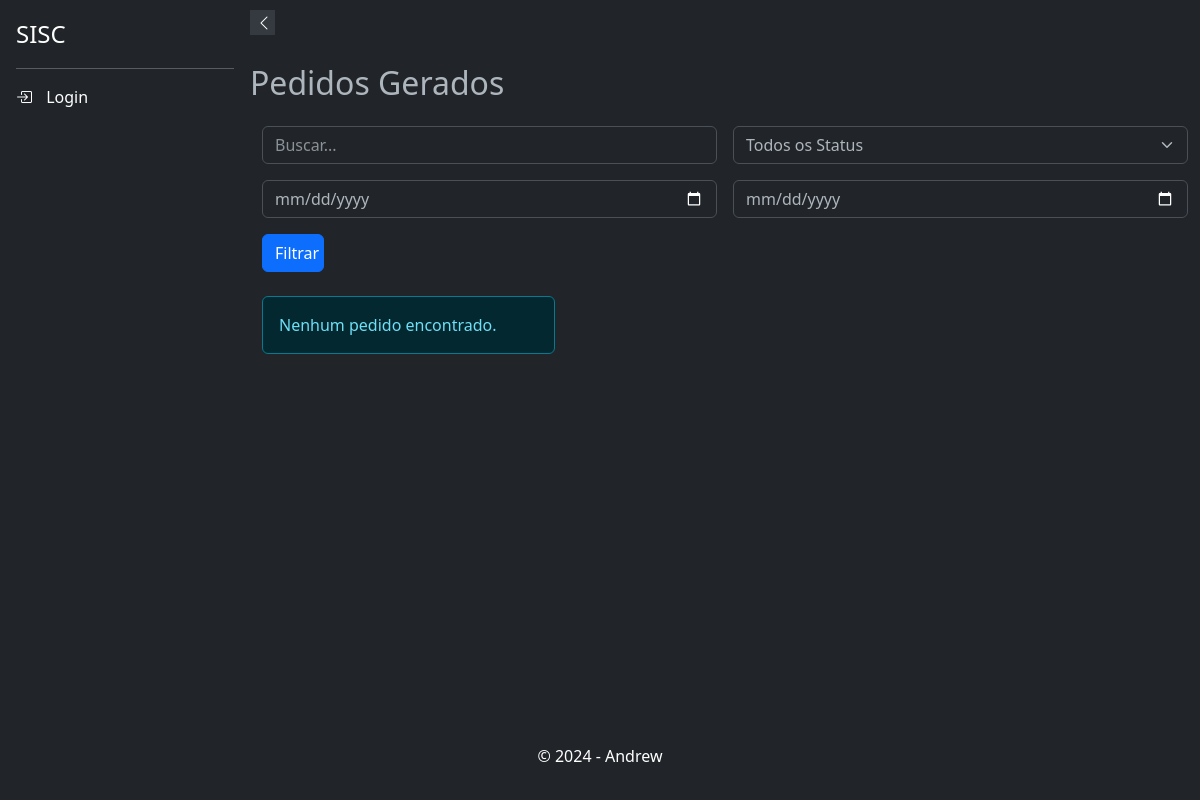
The page /respostas/pedidos/ on the database as committed earlier.
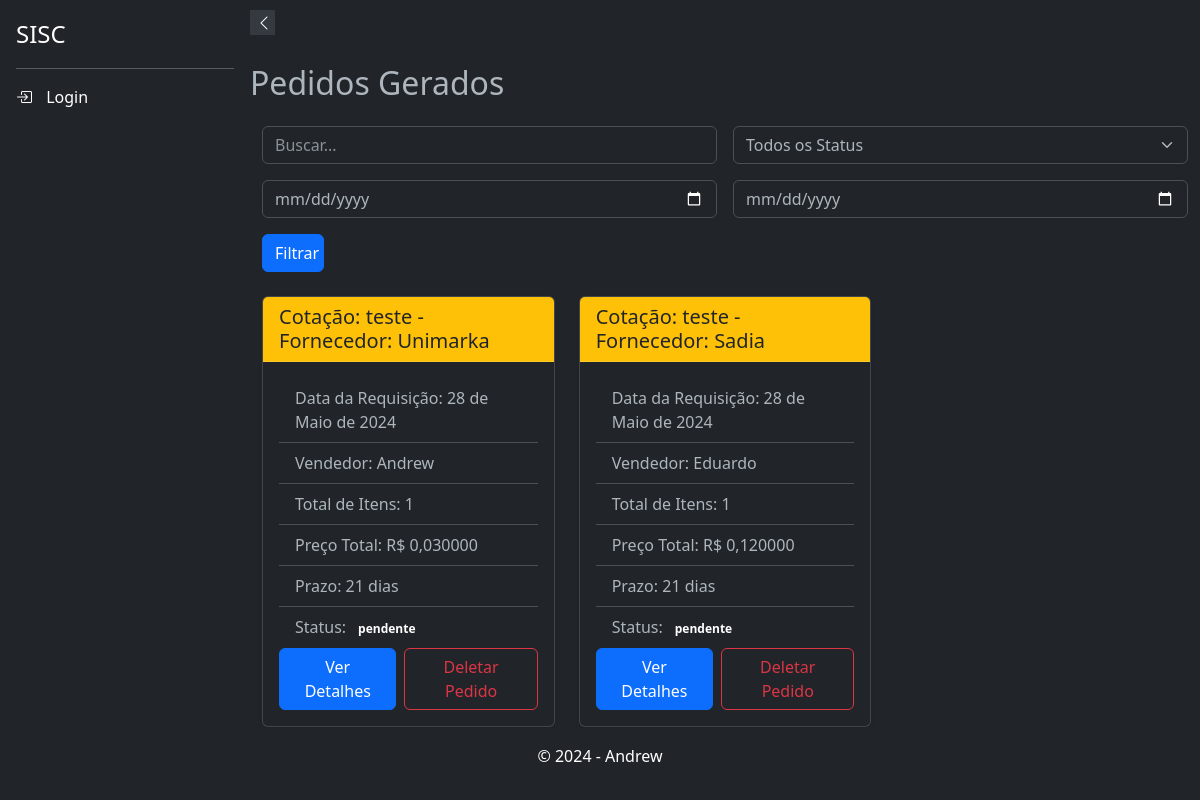
The same page on the database as committed later.
### respostas/models.py (models this page shows, shortened)
class PedidoAgrupado(models.Model):
    fornecedor = models.ForeignKey(Supplier, on_delete=models.CASCADE, verbose_name="Fornecedor")
    cotacao = models.ForeignKey(Cotacao, on_delete=models.CASCADE)
    data_requisicao = models.DateField(verbose_name="Data da Requisição")
    status = models.CharField(max_length=50, choices=[
        ('pendente', 'Pendente'),
        ('concluido', 'Concluído'),
        ('cancelado', 'Cancelado'),
    ], default='pendente', verbose_name="Status do Pedido")
    usuario_criador = models.ForeignKey(settings.AUTH_USER_MODEL, on_delete=models.SET_NULL, null=True)
    @property
    def total_itens(self):
        return self.pedidos.count()
    @property
    def preco_total(self):
        return sum(item.preco * item.quantidade for item in self.pedidos.all())

class Pedido(models.Model):
    produto = models.ForeignKey(Product, on_delete=models.CASCADE, verbose_name="Produto")
    quantidade = models.DecimalField(max_digits=10, decimal_places=3, verbose_name="Quantidade")
    tipo_volume = models.CharField(max_length=50, choices=Product.UNIDADE_CHOICES, verbose_name="Tipo de Volume")
    preco = models.DecimalField(max_digits=10, decimal_places=3, verbose_name="Preço")
    observacoes = models.TextField(blank=True, null=True, verbose_name="Observações")
    pedido_agrupado = models.ForeignKey(PedidoAgrupado, related_name='pedidos', on_delete=models.CASCADE, verbose_name="Pedido Agrupado", null=True, default=None)
    class Meta:
        verbose_name = "Pedido"
        verbose_name_plural = "Pedidos"

### cotacao/models.py (models this page shows, shortened)
class Cotacao(models.Model):
    uuid = models.UUIDField(default=uuid.uuid4, editable=False, unique=True)
    nome = models.CharField(max_length=200)
    departamento = models.ForeignKey(Departamento, on_delete=models.SET_NULL, null=True )
    usuario_criador = models.ForeignKey(settings.AUTH_USER_MODEL, on_delete=models.CASCADE, related_name='cotacoes_criadas', null=True, )
    data_abertura = models.DateField()
    data_fechamento = models.DateField()
    status = models.CharField(max_length=10, default='ativo', choices=[('ativo', 'Aberto'), ('inativo', 'Fechado')])
    prazo = models.IntegerField(
                                    choices=[(0, 'à vista'), (7, '7 dias'), (14, '14 dias'), (21, '21 dias'), (28, '28 dias')],
                                    default=21,
                                    help_text='Prazo para os produtos'
                                    )
    class Meta:
        verbose_name = _('Cotação')
        verbose_name_plural = _('Cotações')
        ordering = ['data_abertura']
        indexes = [
            models.Index(fields=['departamento']),
            models.Index(fields=['status']),
            models.Index(fields=['data_abertura']),
        ]

### suppliers/models.py (models this page shows, shortened)
class Supplier(models.Model): # Modelo de fornecedor
    user = models.ForeignKey(settings.AUTH_USER_MODEL, on_delete=models.CASCADE, blank=True, null=True)
    name = models.CharField(max_length=255)
    email = models.EmailField(unique=True)
    phone_regex = RegexValidator(regex=r'^\+?\d{10,15}$', message="Número de telefone no formato: '+999999999'. Até 15 dígitos.", )
    phone = models.CharField(validators=[phone_regex], max_length=17, blank=True)
    company = models.CharField(max_length=255, null=True, blank=True)
    cnpj = models.CharField(max_length=18, unique=True, validators=[validate_cnpj], null=True, blank=True)
    active = models.BooleanField(default=True, verbose_name="Ativo")
    address_line_1 = models.CharField("Endereço", max_length=255, null=True, blank=True)
    address_line_2 = models.CharField("Complemento", max_length=255, null=True, blank=True)
    city = models.CharField("Cidade", max_length=100, null=True, blank=True)
    state = models.CharField("Estado", max_length=50, null=True, blank=True)
    zip_code = models.CharField("CEP", max_length=10, null=True, blank=True)
    minimum_order_value = models.DecimalField("Valor Mínimo para Pedido", max_digits=10, decimal_places=3, validators=[MinValueValidator(0)], null=True, blank=True)
    order_response_deadline = models.TimeField("Prazo de Resposta para Pedidos", null=True, blank=True)
    departments = models.ManyToManyField('products.Departamento', related_name='suppliers', blank=True)
    categories = models.ManyToManyField(Category, blank=True, verbose_name="Categorias")
    subcategories = models.ManyToManyField(Subcategory, blank=True, verbose_name="Subcategorias")
    brands = models.ManyToManyField(Brand,  blank=True, verbose_name="Marcas")
    created_at = models.DateTimeField(auto_now_add=False, default=datetime.datetime.now, null=True, blank=True)
    updated_at = models.DateTimeField(auto_now=True, verbose_name="Atualizado em")
    deleted = models.BooleanField(default=False)
    holiday_cover_name = models.CharField("Nome do Fornecedor de Férias", max_length=255, null=True, blank=True)
    holiday_cover_email = models.EmailField("Email do Fornecedor de Férias", null=True, blank=True)
    holiday_cover_phone = models.CharField("Telefone do Fornecedor de Férias", validators=[phone_regex], max_length=17, blank=True, null=True)
    observation = models.TextField("Observação", null=True, blank=True)
    delivery_days = models.TextField("Dias de Entrega", blank=True, null=True)
    quality_rating = models.IntegerField(default=0, blank=True, null=True)
    delivery_time_rating = models.IntegerField(default=0, blank=True, null=True)
    price_rating = models.IntegerField(default=0, blank=True, null=True)
    reliability_rating = models.IntegerField(default=0, blank=True, null=True)
    flexibility_rating = models.IntegerField(default=0, blank=True, null=True)
    partnership_rating = models.IntegerField(default=0, blank=True, null=True)
    comments = models.TextField("Comentários", max_length=100, blank=True, null=True)
    class Meta: # Meta informações do modelo
        ordering = ['name'] # Ordem padrão de exibição dos registros

### respostas/views.py (the view)
# urls.py: path('pedidos/', ListarPedidosView.as_view(), name='listar_pedidos'),
class ListarPedidosView(ListView):
    model = PedidoAgrupado
    template_name = 'respostas/listar_pedidos.html'
    context_object_name = 'pedidos_agrupados'
    def get_queryset(self):
        queryset = super().get_queryset()
        query = self.request.GET.get('q')
        status = self.request.GET.get('status')
        start_date = self.request.GET.get('start_date')
        end_date = self.request.GET.get('end_date')
        if query:
            queryset = queryset.filter(
                Q(cotacao__nome__icontains=query) |
                Q(fornecedor__name__icontains=query) |
                Q(fornecedor__company__name__icontains=query)
            )
        if status:
            queryset = queryset.filter(status=status)
        if start_date and end_date:
            start_date = timezone.make_aware(datetime.datetime.strptime(start_date, '%Y-%m-%d'))
            end_date = timezone.make_aware(datetime.datetime.strptime(end_date, '%Y-%m-%d'))
            queryset = queryset.filter(data_requisicao__range=(start_date, end_date))
        return queryset

### respostas/templates/respostas/listar_pedidos.html (shortened to what this page needs)
{% extends 'base.html' %}
{% block content %}
<h2 class="my-4">Pedidos Gerados</h2>
<div class="container mb-4">
    <form method="get" class="row g-3">
      <div class="col-md-6">
        <input type="text" name="q" class="form-control" placeholder="Buscar..." value="{{ request.GET.q }}">
      </div>
      <div class="col-md-6">
        <select name="status" class="form-select">
          <option value="">Todos os Status</option>
        </select>
      </div>
      <div class="col-md-6">
        <input type="date" name="start_date" class="form-control" placeholder="Data Início" value="{{ request.GET.start_date }}">
      </div>
      <div class="col-md-6">
        <input type="date" name="end_date" class="form-control" placeholder="Data Fim" value="{{ request.GET.end_date }}">
      </div>
      <div class="col-md-1">
        <button type="submit" class="btn btn-primary w-100">Filtrar</button>
      </div>
    </form>
  </div>
<div class="container">
    <div class="row row-cols-1 row-cols-sm-2 row-cols-md-3 g-4">
      {% for pedido_agrupado in pedidos_agrupados %}
      <div class="col">
        <div class="card shadow-sm" style="height: 100%;">
            <div class="card-header
            {% if pedido_agrupado.status == 'Concluído' %}bg-success text-white
            {% elif pedido_agrupado.status == 'Cancelado' %}bg-danger text-white
            {% else %}bg-warning text-dark
            {% endif %}
          ">
            <h5 class="card-title mb-0">Cotação: {{ pedido_agrupado.cotacao.nome }} - Fornecedor: {{ pedido_agrupado.fornecedor.company }}</h5>
          </div>
          <div class="card-body d-flex flex-column">
            <ul class="list-group list-group-flush flex-grow-1">
              <li class="list-group-item">Data da Requisição: {{ pedido_agrupado.data_requisicao }}</li>
              <li class="list-group-item">Vendedor: {{ pedido_agrupado.fornecedor.name }}</li>
              <li class="list-group-item">Total de Itens: {{ pedido_agrupado.total_itens }}</li>
              <li class="list-group-item">Preço Total: R$ {{ pedido_agrupado.preco_total }}</li>
              <li class="list-group-item">Prazo: {{ pedido_agrupado.cotacao.prazo }} dias</li>
              <li class="list-group-item">
                Status:
                <span class="badge rounded-pill
                ">
                  {{ pedido_agrupado.status }}
                </span>
              </li>
            </ul>
            <div class="d-grid gap-2 d-md-flex justify-content-md-end mt-auto">
              <a href="{% url 'respostas:detalhes_pedido_agrupado' pedido_agrupado.pk %}" class="btn btn-primary">Ver Detalhes</a>
              <a href="{% url 'respostas:deletar_pedido_agrupado' pedido_agrupado.pk %}" class="btn btn-outline-danger">Deletar Pedido</a>
            </div>
          </div>
        </div>
      </div>
      {% empty %}
      <div class="col-12">
        <div class="alert alert-info">Nenhum pedido encontrado.</div>
      </div>
      {% endfor %}
    </div>
  </div>
{% endblock %}

Rows that differ between the two databases and show on the page:
added PedidoAgrupado: cotacao.nome "teste", fornecedor.company "Unimarka", data_requisicao "28 de Maio de 2024", fornecedor.name "Andrew", total_itens "1", preco_total "0,030000", cotacao.prazo "21", status "pendente"
added PedidoAgrupado: cotacao.nome "teste", fornecedor.company "Sadia", data_requisicao "28 de Maio de 2024", fornecedor.name "Eduardo", total_itens "1", preco_total "0,120000", cotacao.prazo "21", status "pendente"
Other text that changed with them:
text no longer shown: "Nenhum pedido encontrado."
